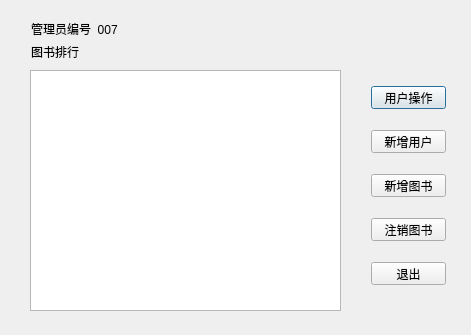
<?xml version="1.0" encoding="UTF-8"?>
<ui version="4.0">
 <class>AdmDialog</class>
 <widget class="QDialog" name="AdmDialog">
  <property name="geometry">
   <rect>
    <x>0</x>
    <y>0</y>
    <width>471</width>
    <height>335</height>
   </rect>
  </property>
  <property name="windowTitle">
   <string>管理员界面</string>
  </property>
  <property name="styleSheet">
   <string notr="true">background-image: url(:/new/myimage/image/admbg.png);</string>
  </property>
  <widget class="QTableView" name="tableView">
   <property name="geometry">
    <rect>
     <x>30</x>
     <y>70</y>
     <width>311</width>
     <height>241</height>
    </rect>
   </property>
  </widget>
  <widget class="QPushButton" name="readeroppushButton">
   <property name="geometry">
    <rect>
     <x>371</x>
     <y>86</y>
     <width>75</width>
     <height>23</height>
    </rect>
   </property>
   <property name="sizePolicy">
    <sizepolicy hsizetype="Fixed" vsizetype="Fixed">
     <horstretch>0</horstretch>
     <verstretch>0</verstretch>
    </sizepolicy>
   </property>
   <property name="text">
    <string>用户操作</string>
   </property>
  </widget>
  <widget class="QPushButton" name="addreaderpushButton">
   <property name="geometry">
    <rect>
     <x>371</x>
     <y>130</y>
     <width>75</width>
     <height>23</height>
    </rect>
   </property>
   <property name="sizePolicy">
    <sizepolicy hsizetype="Fixed" vsizetype="Fixed">
     <horstretch>0</horstretch>
     <verstretch>0</verstretch>
    </sizepolicy>
   </property>
   <property name="text">
    <string>新增用户</string>
   </property>
  </widget>
  <widget class="QPushButton" name="addbookpushButton">
   <property name="geometry">
    <rect>
     <x>371</x>
     <y>174</y>
     <width>75</width>
     <height>23</height>
    </rect>
   </property>
   <property name="sizePolicy">
    <sizepolicy hsizetype="Fixed" vsizetype="Fixed">
     <horstretch>0</horstretch>
     <verstretch>0</verstretch>
    </sizepolicy>
   </property>
   <property name="text">
    <string>新增图书</string>
   </property>
  </widget>
  <widget class="QPushButton" name="delbookpushButton">
   <property name="geometry">
    <rect>
     <x>371</x>
     <y>218</y>
     <width>75</width>
     <height>23</height>
    </rect>
   </property>
   <property name="sizePolicy">
    <sizepolicy hsizetype="Fixed" vsizetype="Fixed">
     <horstretch>0</horstretch>
     <verstretch>0</verstretch>
    </sizepolicy>
   </property>
   <property name="text">
    <string>注销图书</string>
   </property>
  </widget>
  <widget class="QPushButton" name="exitpushButton">
   <property name="geometry">
    <rect>
     <x>371</x>
     <y>262</y>
     <width>75</width>
     <height>23</height>
    </rect>
   </property>
   <property name="sizePolicy">
    <sizepolicy hsizetype="Fixed" vsizetype="Fixed">
     <horstretch>0</horstretch>
     <verstretch>0</verstretch>
    </sizepolicy>
   </property>
   <property name="text">
    <string>退出</string>
   </property>
  </widget>
  <widget class="QLabel" name="label_2">
   <property name="geometry">
    <rect>
     <x>31</x>
     <y>44</y>
     <width>48</width>
     <height>16</height>
    </rect>
   </property>
   <property name="sizePolicy">
    <sizepolicy hsizetype="Fixed" vsizetype="Fixed">
     <horstretch>0</horstretch>
     <verstretch>0</verstretch>
    </sizepolicy>
   </property>
   <property name="text">
    <string>图书排行</string>
   </property>
  </widget>
  <widget class="QLabel" name="label">
   <property name="geometry">
    <rect>
     <x>31</x>
     <y>21</y>
     <width>90</width>
     <height>16</height>
    </rect>
   </property>
   <property name="sizePolicy">
    <sizepolicy hsizetype="Fixed" vsizetype="Fixed">
     <horstretch>0</horstretch>
     <verstretch>0</verstretch>
    </sizepolicy>
   </property>
   <property name="text">
    <string>管理员编号  007</string>
   </property>
  </widget>
 </widget>
 <resources/>
 <connections/>
</ui>
